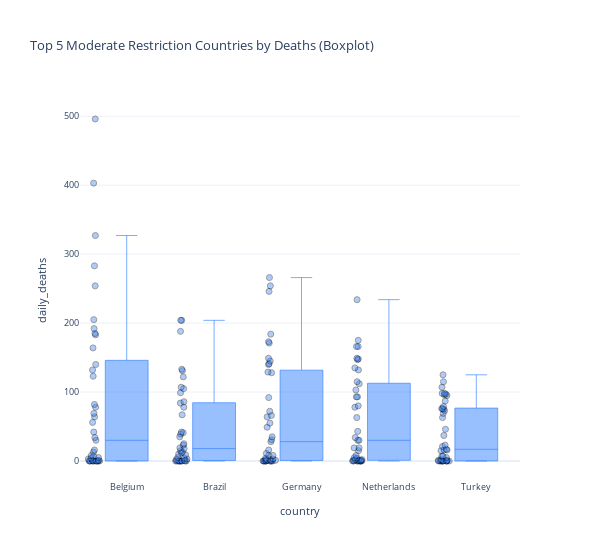

This figure's notebook cell:
### Markdown cell above
These “low restriction” countries reveal a significant range in daily deaths, underscoring that relaxed policies alone do not uniformly translate into low fatality rates. 

Spain and the United Kingdom, for instance, show larger spikes (visible in the tall outliers), suggesting periods when daily fatalities surged well beyond the median. 

In contrast, Japan’s boxplot remains relatively compressed, pointing to a more stable pattern of daily deaths despite similarly low restriction levels. This divergence implies that factors like population density, healthcare infrastructure, and timing of virus surges can be as influential—if not more so—than policy strictness alone. 

---

### Code cell
# =========================================================
# Seção 2: Boxplot para Moderate Restriction Countries
# =========================================================
fig_moderate = px.box(
    moderate_top5_df,
    x='country',
    y='daily_deaths',
    points='all',
    title="Top 5 Moderate Restriction Countries by Deaths (Boxplot)",
    color_discrete_sequence=['#3381ff']
)
fig_moderate.update_layout(
    template='plotly_white',
    plot_bgcolor='white',
    title_font_size=13.2,
    font=dict(size=8.8),
    xaxis=dict(tickfont=dict(size=8.8)),
    yaxis=dict(tickfont=dict(size=8.8)),
    width=600
)
fig_moderate.update_traces(
    marker=dict(size=6, opacity=0.4, line=dict(width=1, color='black'))
)
fig_moderate.for_each_trace(lambda t: t.update(line=dict(width=0.65)))
fig_moderate.show()

### Figure 1 — Plotly figure (JSON) as saved in the notebook; plotly's stock layout.template omitted (floating-point values rounded to 4 significant figures; data arrays with more than 128 entries replaced by an {"elided": "..."} marker saying what was removed)
{"data": [{"alignmentgroup": "True", "boxpoints": "all", "hovertemplate": "country=%{x}<br>daily_deaths=%{y}<extra></extra>", "legendgroup": "", "line": {"width": 0.65}, "marker": {"color": "#3381ff", "line": {"color": "black", "width": 1}, "opacity": 0.4, "size": 6}, "name": "", "notched": false, "offsetgroup": "", "orientation": "v", "showlegend": false, "type": "box", "x": {"elided": "205 str values"}, "x0": " ", "xaxis": "x", "y": {"elided": "205 int values"}, "y0": " ", "yaxis": "y"}], "layout": {"boxmode": "group", "font": {"size": 8.8}, "legend": {"tracegroupgap": 0}, "plot_bgcolor": "white", "title": {"font": {"size": 13.2}, "text": "Top 5 Moderate Restriction Countries by Deaths (Boxplot)"}, "width": 600, "xaxis": {"anchor": "y", "domain": [0, 1], "tickfont": {"size": 8.8}, "title": {"text": "country"}}, "yaxis": {"anchor": "x", "domain": [0, 1], "tickfont": {"size": 8.8}, "title": {"text": "daily_deaths"}}}}
